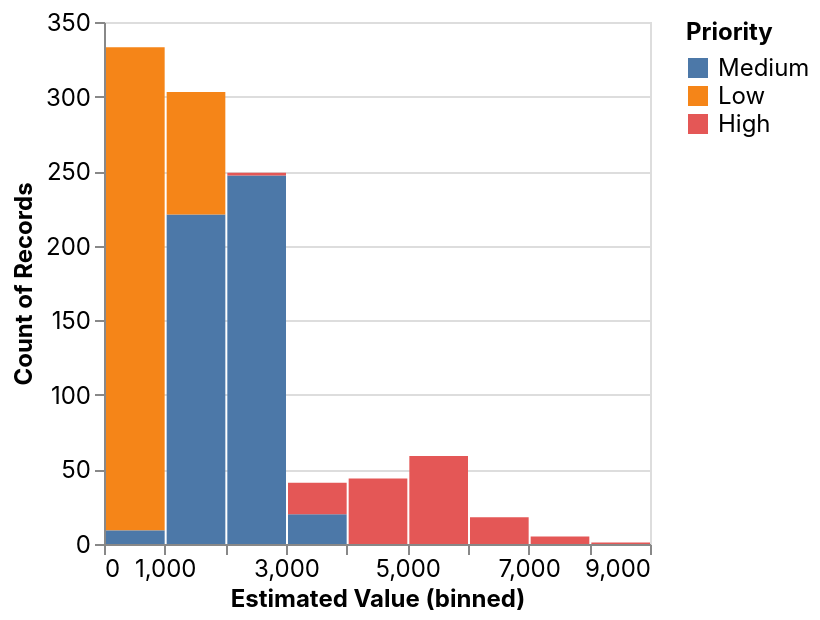

This figure's notebook cell:
### Markdown cell above
## Visualize data

Deepnote can visualize dataframes out-of-the-box. [You can learn more about chart blocks on our docs](https://docs.deepnote.com/features/chart-blocks).

If you want to do something more sophisticated, you can use visualization libraries like [Altair](https://deepnote.com/@allan-campopiano/Altair-42-8dafcd3e-bdad-45e9-b2ab-3572581ed41b) or [Plotly](https://deepnote.com/@deepnote/3D-network-visualisations-using-plotly-a18c5e37-a517-4b27-bfde-1fee94a5760f).

### Code cell
_dntk.DeepnoteChart(filtered_df, '{"data":{"name":"placeholder"},"mark":{"type":"bar","tooltip":true},"height":220,"$schema":"https://vega.github.io/schema/vega-lite/v4.json","autosize":{"type":"fit"},"encoding":{"x":{"bin":true,"sort":null,"type":"quantitative","field":"Estimated Value","scale":{"type":"linear","zero":false}},"y":{"sort":null,"type":"quantitative","field":"COUNT(*)","scale":{"type":"linear","zero":true},"aggregate":"count"},"color":{"sort":null,"type":"nominal","field":"Priority","scale":{"type":"linear","zero":false}}}}', filters='[]')

### Figure 1 — Vega-Lite specification as saved in the notebook (floating-point values rounded to 4 significant figures; data arrays with more than 128 entries replaced by an {"elided": "..."} marker saying what was removed)
{"config": {"view": {"continuousWidth": 400, "continuousHeight": 300}, "area": {"fill": "#51C0E9"}, "axis": {"labelFont": "Inter, sans-serif", "labelFontSize": 12, "labelFontWeight": "normal", "labelLimit": 60, "labelOverlap": "greedy", "titleFont": "Inter, sans-serif", "titleFontSize": 12, "titleFontWeight": "bold"}, "background": "#ffffff", "legend": {"labelFont": "Inter, sans-serif", "labelFontSize": 12, "titleFont": "Inter, sans-serif", "titleFontSize": 12, "titleFontWeight": "bold"}, "line": {"stroke": "#51C0E9", "strokeWidth": 2}, "rect": {"fill": "#51C0E9"}, "title": {"anchor": "start", "color": "#000000", "font": "Inter, sans-serif", "fontSize": 22, "fontWeight": "normal"}}, "data": {"name": "data-6e50cf2cc75073d34af41c4c5a9a2957"}, "mark": {"type": "bar", "tooltip": true}, "autosize": {"type": "fit"}, "encoding": {"color": {"type": "nominal", "field": "Priority", "scale": {"type": "linear", "zero": false}, "sort": null}, "x": {"type": "quantitative", "bin": true, "field": "Estimated Value", "scale": {"type": "linear", "zero": false}, "sort": null}, "y": {"type": "quantitative", "aggregate": "count", "field": "COUNT(*)", "scale": {"type": "linear", "zero": true}, "sort": null}}, "height": 300, "width": "container", "$schema": "https://vega.github.io/schema/vega-lite/v4.json", "datasets": {"data-6e50cf2cc75073d34af41c4c5a9a2957": {"elided": "1053 records"}}}
